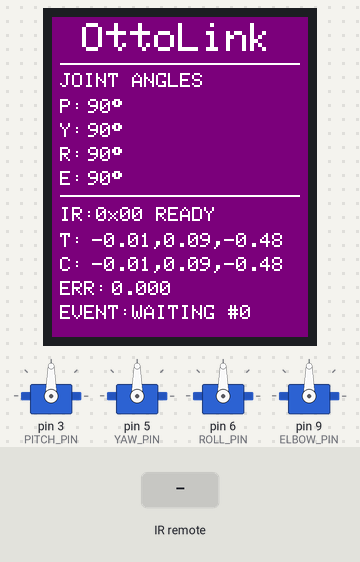
Simulated run of this program. Board: Arduino Uno, built with avr-gcc and run on an emulated ATmega328P. Parts: 4 × servo, 128×160 colour display. The test bench sets the inputs (shaded band).

Above: at 1.4 s.
1.5 s: infrared code 0x46 received
At 2.8 s:
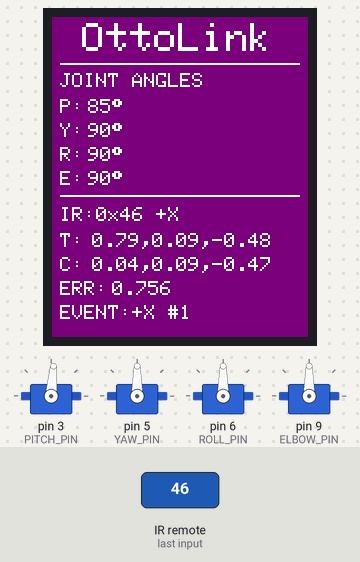
3.1 s: infrared code 0x15 received
At 4.3 s:
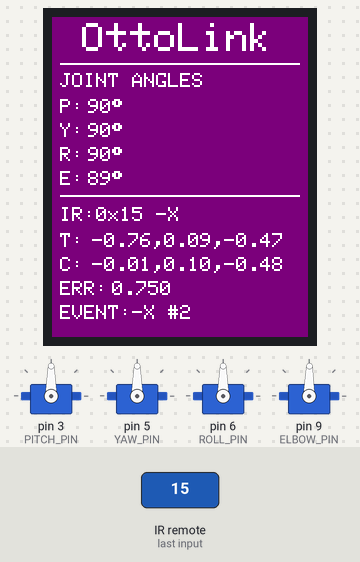
4.7 s: infrared code 0x43 received
At 5.5 s:
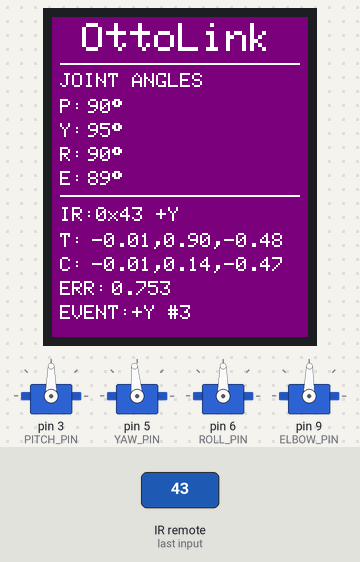
6.3 s: infrared code 0x44 received
At 6.7 s:
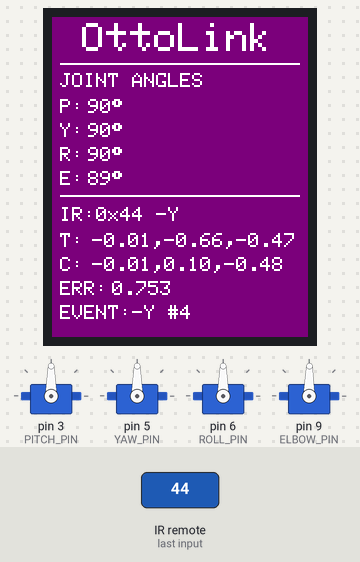
7.9 s: infrared code 0x09 received
At 9.1 s:
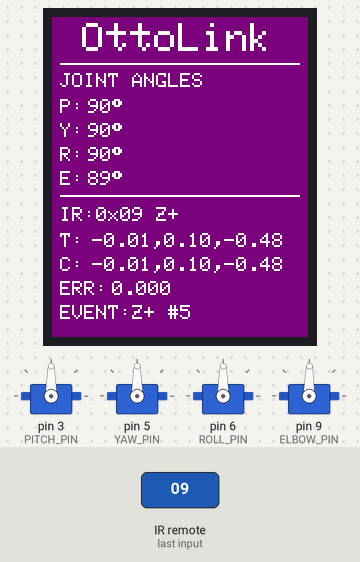
9.5 s: infrared code 0x07 received
At 10.7 s:
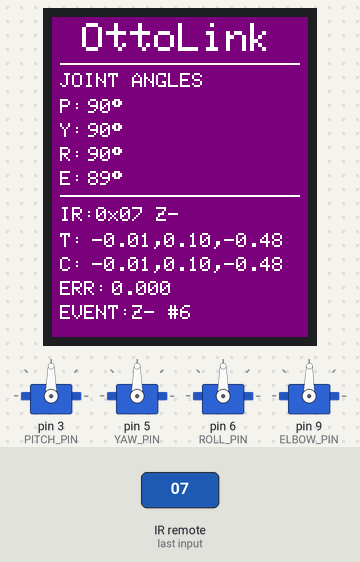
Timing chart, 0 to 12.0 s (numbered marks = the images above; inputs shaded):
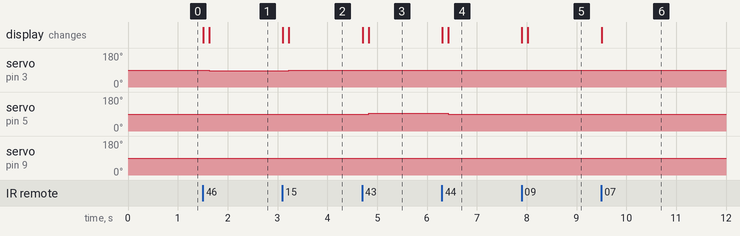

Measured:
- after the input at 1.5 s, servo on pin 3 (PITCH_PIN): 90° → 85° after 0.13 s; the display: first changes at once (image 1 shows a later state)
- after the input at 3.1 s, servo on pin 3 (PITCH_PIN): 85° → 90° after 0.13 s; servo on pin 9 (ELBOW_PIN): 90° → 89° after 0.13 s; the display: first changes at once (image 2 shows a later state)
- after the input at 4.7 s, servo on pin 5 (YAW_PIN): 90° → 95° after 0.13 s; the display: first changes at once (image 3 shows a later state)
- after the input at 6.3 s, servo on pin 5 (YAW_PIN): 95° → 90° after 0.13 s; the display: first changes at once (image 4 shows a later state)
- after the input at 7.9 s, the display: first changes at once (image 5 shows a later state)
- after the input at 9.5 s, the display: changes at once (image 6)

The program:

main.cpp
```cpp
#define IR_RECEIVE_PIN 2

#include <Arduino.h>
#include <SPI.h>
#include <IRremote.hpp>
#include <Servo.h>
#include <Adafruit_GFX.h>
#include <Adafruit_ST7735.h>

#include "kinematics.h"

#define PITCH_PIN 3
#define YAW_PIN   5
#define ROLL_PIN  6
#define ELBOW_PIN 9

#define TFT_CS  10
#define TFT_DC  7
#define TFT_RST -1

Adafruit_ST7735 tft(TFT_CS, TFT_DC, TFT_RST);

const uint16_t FG = ST77XX_WHITE;
const uint16_t BG = 0x780F;

Servo pitchServo;
Servo yawServo;
Servo rollServo;
Servo elbowServo;

Kinematics kin;

Matrix<1, 4> q = {0.0f, 0.0f, 0.0f, 0.0f};
Matrix<1, 3> target;
Matrix<1, 3> current;

uint8_t lastCommand = 0;
uint16_t receivedCount = 0;

int pitchAngle = 90;
int yawAngle   = 90;
int rollAngle  = 90;
int elbowAngle = 90;

const float POSITION_STEP = 0.8f;
const float Q4_STEP_RAD = 12 * PI / 180.0f;
const float Q4_MAX_RAD = PI / 2.0f;

void drawUI()
{
    tft.fillScreen(BG);
    tft.setTextColor(FG, BG);
    tft.setTextSize(1);

    tft.setTextSize(2);
    tft.setCursor(15, 3);
    tft.print(F("OttoLink"));
    tft.setTextSize(1);

    tft.drawFastHLine(4, 23, 120, FG);

    tft.setCursor(4, 28);
    tft.print(F("JOINT ANGLES"));

    tft.setCursor(4, 41);  tft.print(F("P:"));
    tft.setCursor(4, 53);  tft.print(F("Y:"));
    tft.setCursor(4, 65);  tft.print(F("R:"));
    tft.setCursor(4, 77);  tft.print(F("E:"));

    tft.drawFastHLine(4, 89, 120, FG);

    tft.setCursor(4, 95);  tft.print(F("IR:"));
    tft.setCursor(4, 108); tft.print(F("T:"));
    tft.setCursor(4, 120); tft.print(F("C:"));
    tft.setCursor(4, 132); tft.print(F("ERR:"));
    tft.setCursor(4, 144); tft.print(F("EVENT:"));
}

void writeServos()
{
    pitchServo.write(pitchAngle);
    yawServo.write(yawAngle);
    rollServo.write(rollAngle);
    elbowServo.write(elbowAngle);
}

void updateAngleDisplay()
{
    tft.fillRect(18, 41, 70, 48, BG);

    tft.setCursor(18, 41);
    tft.print(pitchAngle);
    tft.print((char)247);

    tft.setCursor(18, 53);
    tft.print(yawAngle);
    tft.print((char)247);

    tft.setCursor(18, 65);
    tft.print(rollAngle);
    tft.print((char)247);

    tft.setCursor(18, 77);
    tft.print(elbowAngle);
    tft.print((char)247);
}

void updateIRDisplay(uint8_t command, const char* name)
{
    tft.fillRect(22, 95, 104, 10, BG);
    tft.setCursor(22, 95);

    tft.print(F("0x"));
    if (command < 0x10) {
        tft.print('0');
    }
    tft.print(command, HEX);
    tft.print(' ');
    tft.print(name);
}

void updatePositionDisplay()
{
    tft.fillRect(20, 108, 106, 10, BG);
    tft.setCursor(20, 108);
    tft.print(target(0, 0), 2);
    tft.print(',');
    tft.print(target(0, 1), 2);
    tft.print(',');
    tft.print(target(0, 2), 2);

    tft.fillRect(20, 120, 106, 10, BG);
    tft.setCursor(20, 120);
    tft.print(current(0, 0), 2);
    tft.print(',');
    tft.print(current(0, 1), 2);
    tft.print(',');
    tft.print(current(0, 2), 2);

    const float dx = target(0, 0) - current(0, 0);
    const float dy = target(0, 1) - current(0, 1);
    const float dz = target(0, 2) - current(0, 2);
    const float errorDistance = sqrtf(dx * dx + dy * dy + dz * dz);

    tft.fillRect(30, 132, 96, 10, BG);
    tft.setCursor(30, 132);
    tft.print(errorDistance, 3);
}

void updateEventDisplay(const char* eventName, bool repeat)
{
    tft.fillRect(40, 144, 86, 10, BG);
    tft.setCursor(40, 144);
    tft.print(eventName);
    tft.print(F(" #"));
    tft.print(receivedCount);

    if (repeat) {
        tft.print(F(" R"));
    }
}

void updateAnglesFromQ()
{
    pitchAngle = constrain(
        90 + (int)(q(0, 0) * 180.0f / PI), 0, 180);

    yawAngle = constrain(
        90 + (int)(q(0, 1) * 180.0f / PI), 0, 180);

    rollAngle = constrain(
        90 + (int)(q(0, 2) * 180.0f / PI), 0, 180);

    elbowAngle = constrain(
        90 - (int)(q(0, 3) * 180.0f / PI), 0, 90);
}

void solveIK()
{
    q = kin.inverseStep(q, target);

    if (q(0, 3) < 0.0f) {
        q(0, 3) = 0.0f;
    } else if (q(0, 3) > Q4_MAX_RAD) {
        q(0, 3) = Q4_MAX_RAD;
    }

    current = kin.forward(q);

    updateAnglesFromQ();
    writeServos();
}

void processCommand(uint8_t command, bool repeat)
{
    const char* commandName = "UNKNOWN";
    const char* eventName = "UNKNOWN";
    bool isMovementCommand = true;
    bool runIK = true;

    switch (command) {
        case 0x46: commandName = "+X"; eventName = "+X"; break;
        case 0x15: commandName = "-X"; eventName = "-X"; break;
        case 0x43: commandName = "+Y"; eventName = "+Y"; break;
        case 0x44: commandName = "-Y"; eventName = "-Y"; break;
        case 0x09: commandName = "Z+"; eventName = "Z+"; break;
        case 0x07: commandName = "Z-"; eventName = "Z-"; break;
        default:   isMovementCommand = false; break;
    }

    updateIRDisplay(command, commandName);
    updateEventDisplay(eventName, repeat);

    if (!isMovementCommand) {
        return;
    }

    if (runIK) {
        // Discard leftover target distance from the previous jog direction.
        target = current;

        switch (command) {
            case 0x46: target(0, 0) += POSITION_STEP; break;
            case 0x15: target(0, 0) -= POSITION_STEP; break;
            case 0x43: target(0, 1) += POSITION_STEP; break;
            case 0x44: target(0, 1) -= POSITION_STEP; break;
        }

        solveIK();
    } else {
        if (command == 0x09) {
            q(0, 3) += Q4_STEP_RAD;
            if (q(0, 3) > Q4_MAX_RAD) {
                q(0, 3) = Q4_MAX_RAD;
            }
        } else {
            q(0, 3) -= Q4_STEP_RAD;
            if (q(0, 3) < 0.0f) {
                q(0, 3) = 0.0f;
            }
        }

        current = kin.forward(q);
        updateAnglesFromQ();
        writeServos();
    }

    updateAngleDisplay();
    updatePositionDisplay();
}

void setup()
{
    pitchServo.attach(PITCH_PIN);
    yawServo.attach(YAW_PIN);
    rollServo.attach(ROLL_PIN);
    elbowServo.attach(ELBOW_PIN);

    pitchServo.write(90);
    yawServo.write(90);
    rollServo.write(90);
    elbowServo.write(90);

    pinMode(TFT_CS, OUTPUT);
    digitalWrite(TFT_CS, HIGH);

    tft.initR(INITR_BLACKTAB);
    tft.setSPISpeed(1000000);
    tft.setRotation(2);

    target = kin.forward(q);
    current = target;

    drawUI();
    updateAngleDisplay();
    updatePositionDisplay();
    updateIRDisplay(0, "READY");
    updateEventDisplay("WAITING", false);

    IrReceiver.begin(IR_RECEIVE_PIN, DISABLE_LED_FEEDBACK);
}

void loop()
{
    if (!IrReceiver.decode()) {
        return;
    }

    const uint8_t receivedCommand = IrReceiver.decodedIRData.command;
    const bool isRepeat =
        (IrReceiver.decodedIRData.flags & IRDATA_FLAGS_IS_REPEAT) != 0;

    ++receivedCount;

    uint8_t commandToProcess = receivedCommand;

    if (isRepeat && lastCommand != 0) {
        commandToProcess = lastCommand;
    } else if (!isRepeat) {
        lastCommand = receivedCommand;
    }

    IrReceiver.resume();

    processCommand(commandToProcess, isRepeat);
}
```

kinematics.h
```cpp
#pragma once

#include "matrix.h"

class Kinematics
{
public:
    Kinematics() {}

    Matrix<3, 3> rodriguesRotation(const Matrix<1, 3>& k, float theta)
    {
        const float magnitude = k.magnitude();

        if (magnitude < 1e-3f) {
            return Matrix<3, 3>::identity();
        }

        Matrix<1, 3> T = k / magnitude;

        const float kx = T(0, 0);
        const float ky = T(0, 1);
        const float kz = T(0, 2);

        const float c = cosf(theta);
        const float s = sinf(theta);
        const float v = 1.0f - c;

        Matrix<3, 3> R = {
            c + kx*kx*v,     kx*ky*v - kz*s, kx*kz*v + ky*s,
            ky*kx*v + kz*s,  c + ky*ky*v,    ky*kz*v - kx*s,
            kz*kx*v - ky*s,  kz*ky*v + kx*s, c + kz*kz*v
        };

        return R;
    }

    Matrix<4, 4> homogeneousTransform(
        const Matrix<3, 3>& R,
        const Matrix<1, 3>& p)
    {
        Matrix<4, 4> T = Matrix<4, 4>::identity();

        for (int row = 0; row < 3; ++row) {
            for (int col = 0; col < 3; ++col) {
                T(row, col) = R(row, col);
            }
        }

        T(0, 3) = p(0, 0);
        T(1, 3) = p(0, 1);
        T(2, 3) = p(0, 2);

        return T;
    }

    Matrix<1, 3> forward(const Matrix<1, 4>& q)
    {
        Matrix<3, 3> I = Matrix<3, 3>::identity();
        Matrix<1, 3> zero = {0, 0, 0};

        Matrix<4, 4> T = homogeneousTransform(I, zero);

        Matrix<1, 3> k_pitch = {0, 1, 0};
        Matrix<1, 3> p_pitch = {0, 0, 0};
        Matrix<4, 4> T_pitch =
            homogeneousTransform(rodriguesRotation(k_pitch, q(0, 0)), p_pitch);

        Matrix<1, 3> k_yaw = {1, 0, 0.016f};
        Matrix<1, 3> p_yaw = {-0.0238f, 0.0633f, -0.0003f};
        Matrix<4, 4> T_yaw =
            homogeneousTransform(rodriguesRotation(k_yaw, q(0, 1)), p_yaw);

        Matrix<1, 3> k_roll = {0, 0.02f, 1};
        Matrix<1, 3> p_roll = {0.0235f, 0.0004f, -0.1010f};
        Matrix<4, 4> T_roll =
            homogeneousTransform(rodriguesRotation(k_roll, q(0, 2)), p_roll);

        Matrix<1, 3> k_elbow = {0.136f, 0.991f, 0.002f};
        Matrix<1, 3> p_elbow = {-0.0054f, 0.0302f, -0.1940f};
        Matrix<4, 4> T_elbow =
            homogeneousTransform(rodriguesRotation(k_elbow, q(0, 3)), p_elbow);

        Matrix<1, 3> p_ee = {0, 0, -0.18f};
        Matrix<4, 4> T_ee = homogeneousTransform(I, p_ee);

        T = T * T_pitch;
        T = T * T_yaw;
        T = T * T_roll;
        T = T * T_elbow;
        T = T * T_ee;

        Matrix<1, 3> position = {
            T(0, 3),
            T(1, 3),
            T(2, 3)
        };

        return position;
    }

    Matrix<3, 4> jacobian(const Matrix<1, 4>& q, float eps = 1e-3f)
    {
        Matrix<3, 4> J;

        for (int joint = 0; joint < 4; ++joint) {
            Matrix<1, 4> q_plus = q;
            Matrix<1, 4> q_minus = q;

            q_plus(0, joint) += eps;
            q_minus(0, joint) -= eps;

            Matrix<1, 3> p_plus = forward(q_plus);
            Matrix<1, 3> p_minus = forward(q_minus);
            Matrix<1, 3> dp = (p_plus - p_minus) / (2.0f * eps);

            J(0, joint) = dp(0, 0);
            J(1, joint) = dp(0, 1);
            J(2, joint) = dp(0, 2);
        }

        return J;
    }

    Matrix<4, 3> pseudoInverse(const Matrix<3, 4>& J, float damping)
    {
        Matrix<3, 3> JJT = J * J.transpose();
        Matrix<3, 3> I = Matrix<3, 3>::identity();
        Matrix<3, 3> A = JJT + I * (damping * damping);

        const float a = A(0, 0);
        const float b = A(0, 1);
        const float c = A(0, 2);
        const float d = A(1, 0);
        const float e = A(1, 1);
        const float f = A(1, 2);
        const float g = A(2, 0);
        const float h = A(2, 1);
        const float i = A(2, 2);

        const float det =
            a * (e*i - f*h)
          - b * (d*i - f*g)
          + c * (d*h - e*g);

        if (fabsf(det) < 1e-8f) {
            return Matrix<4, 3>::zeros();
        }

        Matrix<3, 3> A_inv = {
            (e*i - f*h) / det,
            (c*h - b*i) / det,
            (b*f - c*e) / det,

            (f*g - d*i) / det,
            (a*i - c*g) / det,
            (c*d - a*f) / det,

            (d*h - e*g) / det,
            (b*g - a*h) / det,
            (a*e - b*d) / det
        };

        return J.transpose() * A_inv;
    }

    Matrix<1, 4> inverseStep(
        const Matrix<1, 4>& q,
        const Matrix<1, 3>& target)
    {
        Matrix<1, 3> current = forward(q);
        Matrix<1, 3> error = target - current;

        Matrix<3, 4> J = jacobian(q);
        Matrix<4, 3> Jplus = pseudoInverse(J, 0.03f);

        Matrix<1, 4> dq = error * Jplus.transpose();

        dq = dq * 0.8f;

        // 0.10 radians is about 5.7 degrees
        const float max_dq = 0.10f;
        const float dq_norm = dq.magnitude();

        if (dq_norm > max_dq) {
            dq = dq * (max_dq / dq_norm);
        }

        return q + dq;
    }
};
```

matrix.h
```cpp
#pragma once
#include <math.h>

template<int R, int C>

class Matrix{

    private:
    float data[R][C];

    public:

    // 1. Constructor
    Matrix(){
        for (int i = 0; i<R ; i++){
            for (int j = 0; j<C; j++){
                data[i][j] = 0;
            }
        }
    }

    template<typename... Args>
    Matrix(Args... values)
    {
        float temp[] = {static_cast<float>(values)...};

        int index = 0;

        for (int i = 0; i < R; i++)
        {
            for (int j = 0; j < C; j++)
            {
                data[i][j] = temp[index++];
            }
        }
    }

    // 2. Element access
    float& operator()(int row, int col)
    {
        return data[row][col];
    }

    const float& operator()(int row, int col) const
    {
        return data[row][col];
    }

    // 3. Matrix multiplication
    template<int C2>
    Matrix<R, C2> operator*(const Matrix<C, C2>& other) const{
        Matrix<R,C2> T;

        for (int i = 0; i < R ; i++){
            for (int j = 0; j < C2; j++){
                float summation = 0.0f;

                for (int k = 0; k < C ; k++){
                    summation += data[i][k] * other(k,j);
                }

                T(i, j) =  summation;
            }
        }

        return T;
    }

    // 4. Scalar multiplication
    Matrix<R, C> operator*(float scalar) const{
        Matrix<R,C> T;

         for (int i = 0; i < R ; i++){
            for (int j = 0; j < C; j++){
                T(i,j) = data[i][j] * scalar;
            }
        }

        return T;
    }

    // 5. Matrix addition
    Matrix<R, C> operator+(const Matrix<R, C>& other) const{
        Matrix<R,C> T;

        for (int i = 0; i < R ; i++){
            for (int j = 0; j < C; j++){
                T(i,j) = data[i][j] + other(i,j);
            }
        }

        return T;
    }

    // 6. Matrix subtraction
    Matrix<R, C> operator-(const Matrix<R, C>& other) const{
        Matrix<R,C> T;

        for (int i = 0; i < R ; i++){
            for (int j = 0; j < C; j++){
                T(i,j) = data[i][j] - other(i,j);
            }
        }

        return T;
    }

    // 7. Transpose
    Matrix<C, R> transpose() const
    {
        Matrix<C, R> T;

        for (int i = 0; i < R; i++)
        {
            for (int j = 0; j < C; j++)
            {
                T(j, i) = data[i][j];
            }
        }

        return T;
    }

    // 8. Identity matrix
    static Matrix<R, C> identity()
    {
        Matrix<R, C> T;

        for (int i = 0; i < R; i++)
        {
            for (int j = 0; j < C; j++)
            {
                if (i == j)
                    T(i,j) = 1.0f;
                else
                    T(i,j) = 0.0f;
            }
        }

        return T;
    }

    // 9. Zero matrix
    static Matrix<R, C> zeros()
    {
        return Matrix<R, C>();
    }

    // 10. Magnitude
    float magnitude() const
    {
        float sum = 0.0f;

        for (int i = 0; i < R; i++)
        {
            for (int j = 0; j < C; j++)
            {
                sum += data[i][j] * data[i][j];
            }
        }

        return sqrt(sum);
    }

    // 11. Division
    Matrix<R, C> operator/(float scalar) const
    {
        Matrix<R,C> T;

        for (int i = 0; i < R; i++)
        {
            for (int j = 0; j < C; j++)
            {
                T(i,j) = data[i][j] / scalar;
            }
        }

        return T;
    }
};
```
